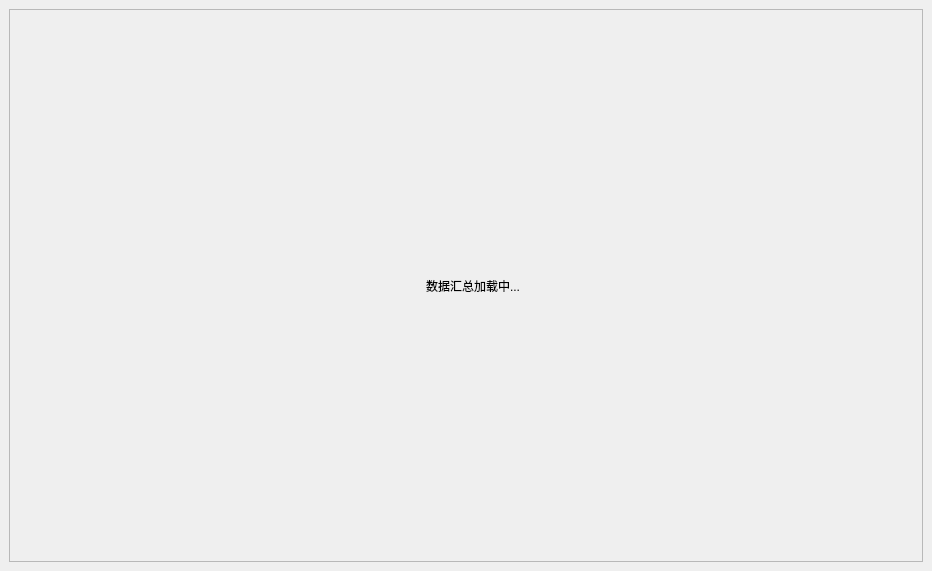
<?xml version="1.0" encoding="UTF-8"?>
<ui version="4.0">
 <class>SummaryPage</class>
 <widget class="QWidget" name="SummaryPage">
  <property name="geometry">
   <rect>
    <x>0</x>
    <y>0</y>
    <width>932</width>
    <height>571</height>
   </rect>
  </property>
  <property name="windowTitle">
   <string>Form</string>
  </property>
  <layout class="QVBoxLayout" name="verticalLayout_3">
   <property name="leftMargin">
    <number>0</number>
   </property>
   <property name="topMargin">
    <number>0</number>
   </property>
   <property name="rightMargin">
    <number>0</number>
   </property>
   <property name="bottomMargin">
    <number>0</number>
   </property>
   <item>
    <widget class="QStackedWidget" name="stackedWidget">
     <widget class="QWidget" name="page_load">
      <layout class="QVBoxLayout" name="verticalLayout_2">
       <item>
        <widget class="QFrame" name="frame">
         <property name="maximumSize">
          <size>
           <width>16777215</width>
           <height>16777215</height>
          </size>
         </property>
         <property name="frameShape">
          <enum>QFrame::StyledPanel</enum>
         </property>
         <property name="frameShadow">
          <enum>QFrame::Raised</enum>
         </property>
         <layout class="QHBoxLayout" name="horizontalLayout">
          <item>
           <spacer name="horizontalSpacer">
            <property name="orientation">
             <enum>Qt::Horizontal</enum>
            </property>
            <property name="sizeHint" stdset="0">
             <size>
              <width>40</width>
              <height>20</height>
             </size>
            </property>
           </spacer>
          </item>
          <item>
           <widget class="QLabel" name="label_gif">
            <property name="text">
             <string/>
            </property>
           </widget>
          </item>
          <item>
           <widget class="QLabel" name="label">
            <property name="text">
             <string>数据汇总加载中...</string>
            </property>
           </widget>
          </item>
          <item>
           <spacer name="horizontalSpacer_2">
            <property name="orientation">
             <enum>Qt::Horizontal</enum>
            </property>
            <property name="sizeHint" stdset="0">
             <size>
              <width>40</width>
              <height>20</height>
             </size>
            </property>
           </spacer>
          </item>
         </layout>
        </widget>
       </item>
      </layout>
     </widget>
     <widget class="QWidget" name="page_view">
      <layout class="QVBoxLayout" name="verticalLayout">
       <property name="leftMargin">
        <number>0</number>
       </property>
       <property name="topMargin">
        <number>0</number>
       </property>
       <property name="rightMargin">
        <number>0</number>
       </property>
       <property name="bottomMargin">
        <number>0</number>
       </property>
      </layout>
     </widget>
    </widget>
   </item>
  </layout>
 </widget>
 <resources/>
 <connections/>
</ui>
